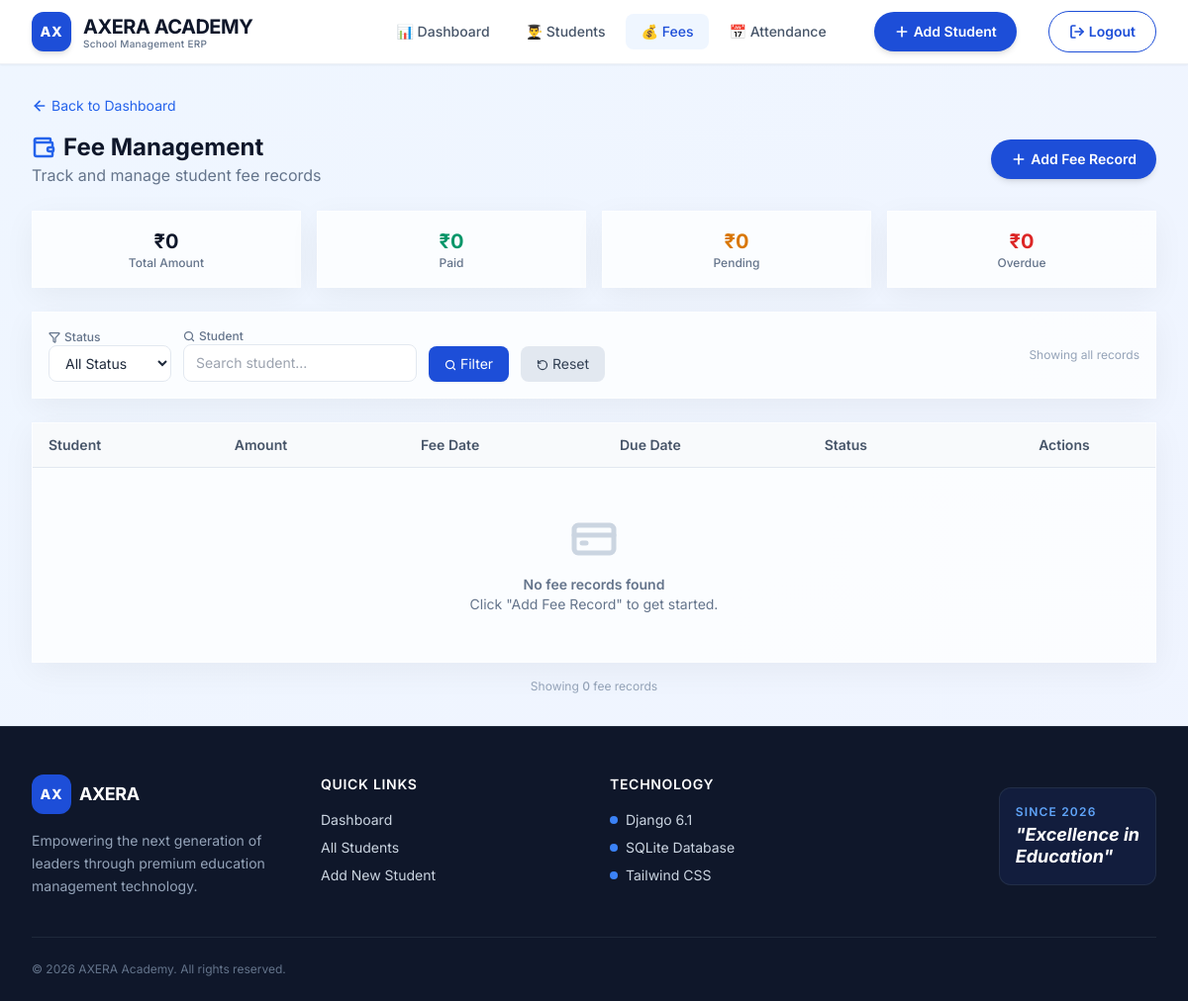
/fees/ (signed in), run on an earlier commit of the app's database.
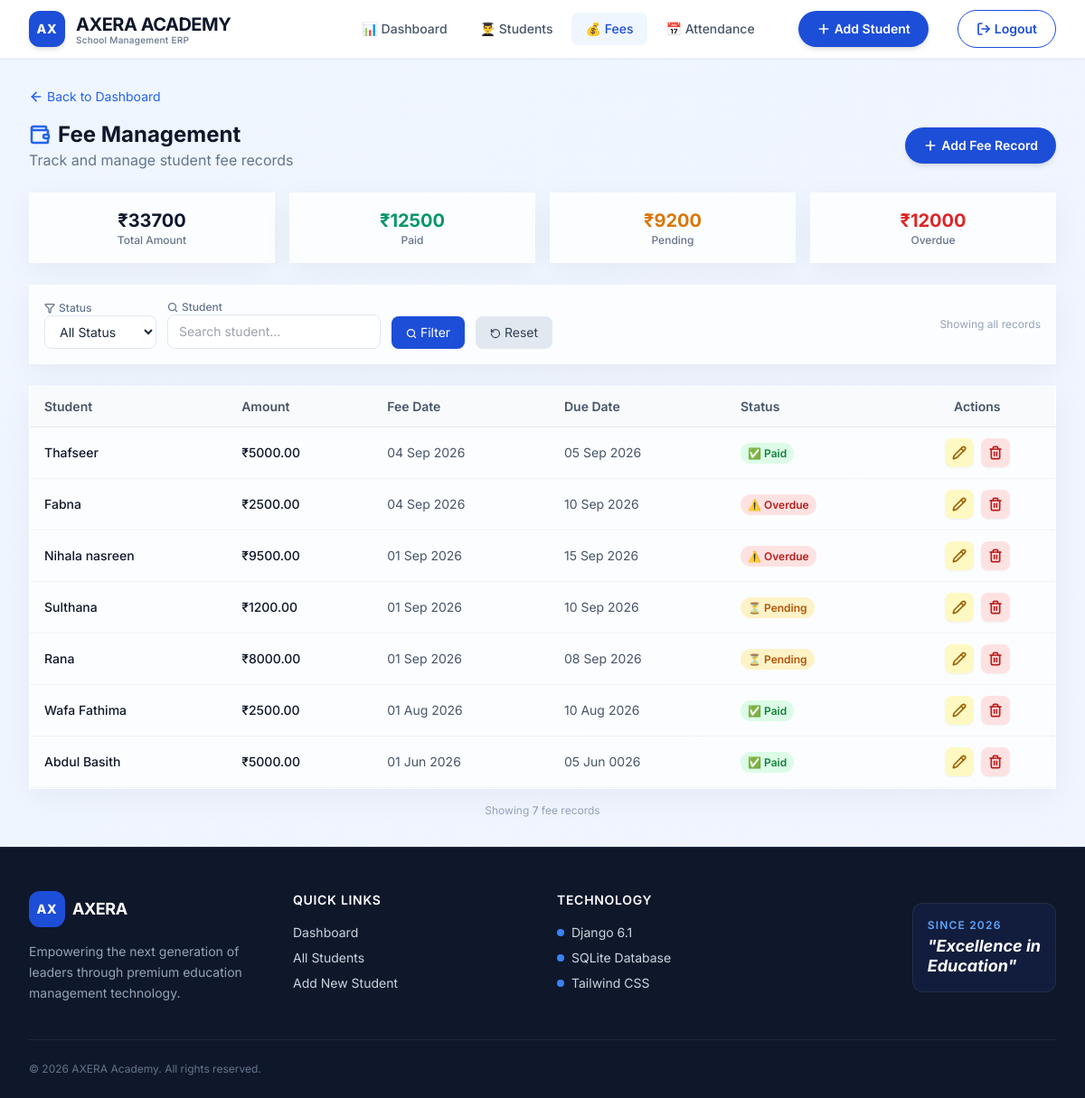
And on a later commit of the database.
### students/models.py (models this page shows, shortened)
class Fee(models.Model):
    STATUS_CHOICES = [
        ('Paid', 'Paid'),
        ('Pending', 'Pending'),
        ('Overdue', 'Overdue'),
    ]
    student = models.ForeignKey(Student, on_delete=models.CASCADE, related_name='fees')
    amount = models.DecimalField(max_digits=10, decimal_places=2)
    fee_date = models.DateField(default=timezone.now)
    due_date = models.DateField()
    status = models.CharField(max_length=10, choices=STATUS_CHOICES, default='Pending')
    description = models.CharField(max_length=200, blank=True)
    class Meta:
        ordering = ['-fee_date']

class Student(models.Model):
    GENDER_CHOICES = [
        ('Male', 'Male'),
        ('Female', 'Female'),
        ('Other', 'Other'),
    ]
    name = models.CharField(max_length=100)
    age = models.IntegerField()
    gender = models.CharField(max_length=10, choices=GENDER_CHOICES)
    class_name = models.CharField(max_length=50)
    phone = models.CharField(max_length=15)
    email = models.EmailField()
    address = models.TextField()
    admission_date = models.DateField(default=timezone.now)
    is_active = models.BooleanField(default=True)
    class Meta:
        ordering = ['-id']

### students/views.py (the view)
# urls.py: path('fees/', views.fee_list, name='fee_list'),
@login_required
def fee_list(request):
    fees = (
        Fee.objects
        .all()
        .select_related('student')
    )
    status_filter = request.GET.get(
        'status',
        ''
    )
    if status_filter:
        fees = fees.filter(
            status=status_filter
        )
    student_filter = request.GET.get(
        'student',
        ''
    )
    if student_filter:
        fees = fees.filter(
            student__name__icontains=student_filter
        )
    total_amount = (
        fees.aggregate(Sum('amount'))['amount__sum']
        or 0
    )
    paid_amount = (
        fees
        .filter(status='Paid')
        .aggregate(Sum('amount'))['amount__sum']
        or 0
    )
    pending_amount = (
        fees
        .filter(status='Pending')
        .aggregate(Sum('amount'))['amount__sum']
        or 0
    )
    overdue_amount = (
        fees
        .filter(status='Overdue')
        .aggregate(Sum('amount'))['amount__sum']
        or 0
    )
    context = {
        'fees': fees,
        'total_amount': total_amount,
        'paid_amount': paid_amount,
        'pending_amount': pending_amount,
        'overdue_amount': overdue_amount,
        'status_filter': status_filter,
    }
    return render(
        request,
        'fee_list.html',
        context
    )

### students/templates/fee_list.html (shortened to what the changed rows need)
{% extends 'base.html' %}
{% load static %}
{% block content %}
<div class="animate-fade-up">
    <div class="flex flex-col md:flex-row justify-between items-start md:items-center gap-4 mb-6">
        <div>
            <h2 class="text-2xl font-bold text-slate-900 flex items-center gap-2">
                <i data-lucide="wallet" class="w-6 h-6 text-blue-600"></i>
                Fee Management
            </h2>
        </div>
    </div>
    <div class="grid grid-cols-2 md:grid-cols-4 gap-4 mb-6">
        <div class="premium-card p-4 text-center hover:border-blue-200 transition">
            <div class="text-xl font-bold text-slate-900">₹{{ total_amount|floatformat:0 }}</div>
            <div class="text-xs text-slate-500 font-medium">Total Amount</div>
        </div>
        <div class="premium-card p-4 text-center hover:border-emerald-200 transition">
            <div class="text-xl font-bold text-emerald-600">₹{{ paid_amount|floatformat:0 }}</div>
            <div class="text-xs text-slate-500 font-medium">Paid</div>
        </div>
        <div class="premium-card p-4 text-center hover:border-amber-200 transition">
            <div class="text-xl font-bold text-amber-600">₹{{ pending_amount|floatformat:0 }}</div>
            <div class="text-xs text-slate-500 font-medium">Pending</div>
        </div>
        <div class="premium-card p-4 text-center hover:border-red-200 transition">
            <div class="text-xl font-bold text-red-600">₹{{ overdue_amount|floatformat:0 }}</div>
            <div class="text-xs text-slate-500 font-medium">Overdue</div>
        </div>
    </div>
    <div class="premium-card p-0 overflow-hidden">
        <div class="overflow-x-auto">
            <table class="w-full text-sm">
                <thead class="bg-slate-50 border-b border-slate-200">
                    <tr>
                        <th class="px-4 py-3 text-left font-semibold text-slate-600">Student</th>
                        <th class="px-4 py-3 text-left font-semibold text-slate-600">Amount</th>
                        <th class="px-4 py-3 text-left font-semibold text-slate-600">Fee Date</th>
                        <th class="px-4 py-3 text-left font-semibold text-slate-600">Due Date</th>
                        <th class="px-4 py-3 text-left font-semibold text-slate-600">Status</th>
                        <th class="px-4 py-3 text-center font-semibold text-slate-600">Actions</th>
                    </tr>
                </thead>
                <tbody>
                    {% for fee in fees %}
                    <tr class="border-b border-slate-100 hover:bg-slate-50 transition group">
                        <td class="px-4 py-3">
                            <a href="{% url 'student_profile' fee.student.id %}" class="text-slate-900 hover:text-blue-600 hover:underline font-medium">
                                {{ fee.student.name }}
                            </a>
                        </td>
                        <td class="px-4 py-3 font-medium text-slate-900">₹{{ fee.amount }}</td>
                        <td class="px-4 py-3 text-slate-600">{{ fee.fee_date|date:"d M Y" }}</td>
                        <td class="px-4 py-3 text-slate-600">{{ fee.due_date|date:"d M Y" }}</td>
                        <td class="px-4 py-3">
                            <span class="px-2 py-1 rounded-full text-xs font-semibold {% if fee.status == 'Paid' %}bg-green-100 text-green-700{% elif fee.status == 'Pending' %}bg-amber-100 text-amber-700{% else %}bg-red-100 text-red-700{% endif %}">
                                {% if fee.status == 'Paid' %}✅{% elif fee.status == 'Pending' %}⏳{% else %}⚠️{% endif %}
                                {{ fee.status }}
                            </span>
                        </td>
                        <td class="px-4 py-3 text-center">
                            <div class="flex items-center justify-center gap-2">
                                <a href="{% url 'update_fee' fee.id %}"
                                   class="inline-flex items-center p-2 bg-yellow-100 text-yellow-700 rounded-lg hover:bg-yellow-200 transition-colors shadow-sm"
                                   title="Edit Fee Record">
                                    <i data-lucide="pencil" class="w-4 h-4"></i>
                                </a>
                                <form method="POST" action="{% url 'delete_fee' fee.id %}"
                                      style="display:inline;"
                                      onsubmit="return confirm('Delete this fee record for {{ fee.student.name }}?')">
                                    <button type="submit"
                                            class="inline-flex items-center p-2 bg-red-100 text-red-700 rounded-lg hover:bg-red-200 transition-colors shadow-sm"
                                            title="Delete Fee Record">
                                        <i data-lucide="trash-2" class="w-4 h-4"></i>
                                    </button>
                                </form>
                            </div>
                        </td>
                    </tr>
                    {% empty %}
                    <tr>
                        <td colspan="6" class="px-4 py-12 text-center text-slate-500">
                            <div class="flex flex-col items-center justify-center">
                                <i data-lucide="credit-card" class="w-12 h-12 text-slate-300 mb-3"></i>
                                <p class="font-semibold">No fee records found</p>
                                <p class="text-sm">Click "Add Fee Record" to get started.</p>
                            </div>
                        </td>
                    </tr>
                    {% endfor %}
                </tbody>
            </table>
        </div>
    </div>
    <div class="mt-4 text-xs text-slate-400 text-center">
        Showing <span class="font-medium">{{ fees|length }}</span> fee records
    </div>
</div>
{% endblock %}

What changed in the data, as far as the page shows it:
added Fee: student.name "Thafseer", amount "5000.00", fee_date "04 Sep 2026", due_date "05 Sep 2026", status "Paid"
added Fee: student.name "Fabna", amount "2500.00", fee_date "04 Sep 2026", due_date "10 Sep 2026", status "Overdue"
added Fee: student.name "Nihala nasreen", amount "9500.00", fee_date "01 Sep 2026", due_date "15 Sep 2026", status "Overdue"
added Fee: student.name "Sulthana", amount "1200.00", fee_date "01 Sep 2026", due_date "10 Sep 2026", status "Pending"
added Fee: student.name "Rana", amount "8000.00", fee_date "01 Sep 2026", due_date "08 Sep 2026", status "Pending"
added Fee: student.name "Wafa Fathima", amount "2500.00", fee_date "01 Aug 2026", due_date "10 Aug 2026", status "Paid"
added Fee: student.name "Abdul Basith", amount "5000.00", fee_date "01 Jun 2026", due_date "05 Jun 0026", status "Paid"
Also different on the page:
{{ total_amount|floatformat:0 }}: "0" → "33700"
{{ paid_amount|floatformat:0 }}: "0" → "12500"
{{ pending_amount|floatformat:0 }}: "0" → "9200"
{{ overdue_amount|floatformat:0 }}: "0" → "12000"
{{ fees|length }}: "0" → "7"
text no longer shown: "No fee records found Click \"Add Fee Record\" to get started."
